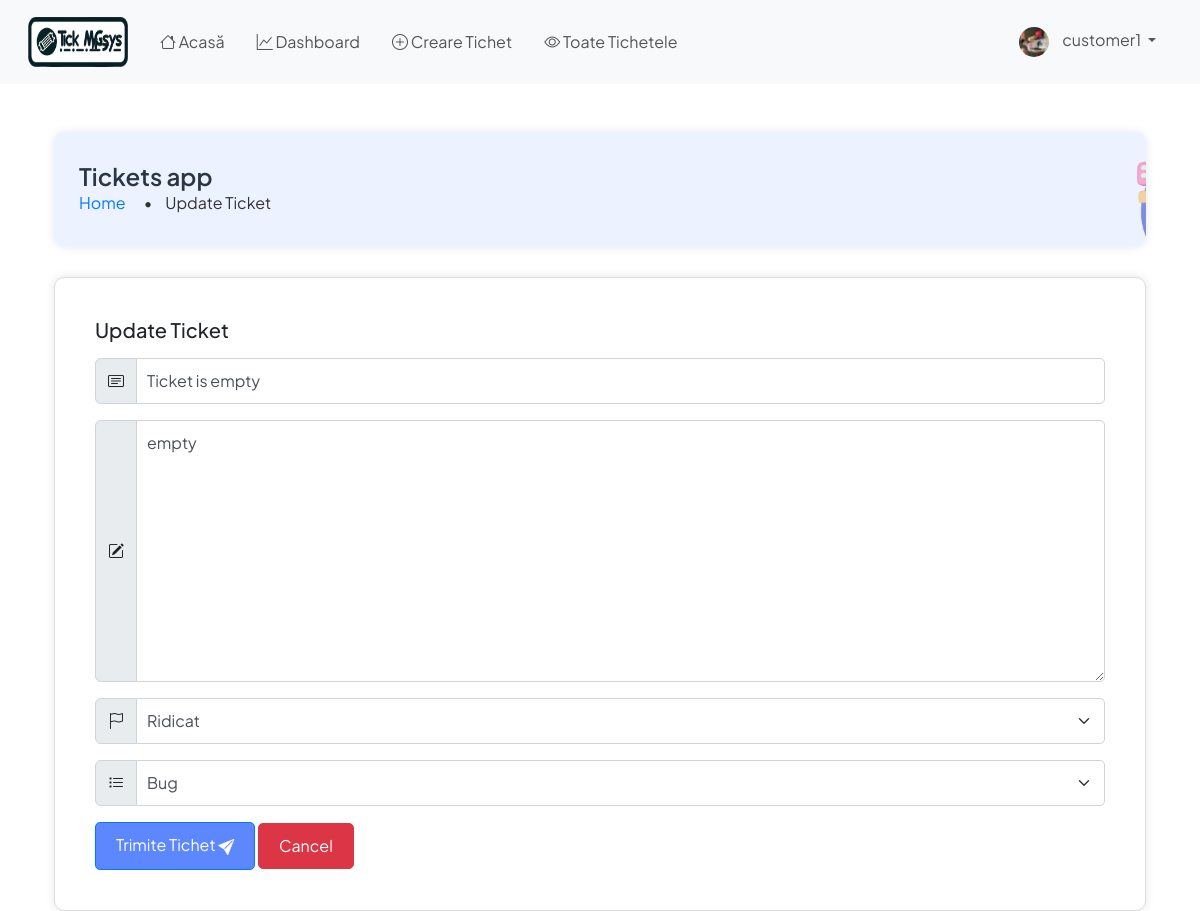
/ticket/update-ticket/85/ (signed in), run on the app's committed database.
### users/models.py (models this page shows, shortened)
class User(AbstractUser):
    is_customer = models.BooleanField(default=False)
    is_engineer = models.BooleanField(default=False)
    is_admin = models.BooleanField(default=False)  # New field for admin users
    profile_image = models.ImageField(upload_to='profile_images/', default='profile_images/default.png')

### ticket/models.py (models this page shows, shortened)
class Ticket(models.Model):
    PRIORITY_CHOICES = (
        ('Very Low', 'Foarte Scăzut'),
        ('Low', 'Scăzut'),
        ('Medium', 'Mediu'),
        ('High', 'Ridicat'),
        ('Very High', 'Foarte Ridicat'),
    )
    CATEGORY_CHOICES = (
        ('Bug', 'Bug'),
        ('Feature Request', 'Cerere Funcționalitate'),
        ('Customer Support', 'Suport Client'),
        ('Sales', 'Vânzări'),
        ('Feedback', 'Feedback'),
        ('Other', 'Altele'),
    )
    STATUS_CHOICES = (
        ('Active', 'Activ'),
        ('Completed', 'Completat'),
        ('Pending', 'În așteptare'),
    )
    id = models.AutoField(primary_key=True)
    title = models.CharField(max_length=100, validators=[MaxLengthValidator(100)], unique=True)
    description = models.TextField()
    priority = models.CharField(max_length=9, choices=PRIORITY_CHOICES, default='Low')
    category = models.CharField(max_length=20, choices=CATEGORY_CHOICES, default='Other')
    created_by = models.ForeignKey(User, on_delete=models.CASCADE, related_name='tickets_created', editable=False)
    date_created = models.DateTimeField(auto_now_add=True)
    assigned_to = models.ForeignKey(User, on_delete=models.DO_NOTHING, null=True, blank=True,
                                    related_name='tickets_assigned')
    is_resolved = models.BooleanField(default=False)
    accepted_date = models.DateTimeField(null=True, blank=True)
    closed_date = models.DateTimeField(null=True, blank=True)
    ticket_status = models.CharField(max_length=20, choices=STATUS_CHOICES, default='Pending')
    updated_at = models.DateTimeField(auto_now=True)
    class Meta:
        verbose_name = "Ticket"
        verbose_name_plural = "Tickets"
        ordering = ['-date_created']
        unique_together = ('title', 'created_by')
        indexes = [
            models.Index(fields=['priority']),
            models.Index(fields=['category']),
            models.Index(fields=['ticket_status']),
            models.Index(fields=['date_created']),
            models.Index(fields=['updated_at']),
        ]

### ticket/views.py (the view)
# urls.py: path('update-ticket/<int:pk>/', views.update_ticket, name='update-ticket'),
@login_required
def update_ticket(request, pk):
    ticket = Ticket.objects.get(pk=pk)
    if not ticket.is_resolved:
        if request.method == 'POST':
            form = UpdateTicketForm(request.POST, instance=ticket)
            if form.is_valid():
                form.save()
                messages.info(request,
                              "Modificările la tichetul dumneavoastră au fost actualizate cu succes. Modificările au fost salvate!")
                return redirect('dashboard')
            else:
                messages.warning(request, 'Ceva nu a mers bine. Vă rugăm să încercați din nou!')
                return redirect('create-ticket')
        else:
            form = UpdateTicketForm(instance=ticket)
            context = {'form': form}
            return render(request, 'ticket/update_ticket.html', context)
    else:
        return messages.warning(request, 'Nu puteți face modificări!')

### ticket/form.py
class UpdateTicketForm(forms.ModelForm):
    class Meta:
        model = Ticket
        fields = ['title', 'description', 'priority', 'category']

### templates/ticket/update_ticket.html (shortened to what this page needs)
{% extends 'base.html' %}
{% load widget_tweaks %}
{% load static %}
{% block content %}
<div class="container mt-5">
  <div class="header-box">
    <div class="header-content">
      <h1 class="header-title">Tickets app</h1>
      <nav class="breadcrumb">
        <a href="{% url 'home' %}" class="breadcrumb-item">Home</a>
        <span class="breadcrumb-item active">Update Ticket</span>
        <img src="{% static 'images/breadcrumb.png' %}" alt="Breadcrumb Icon" class="breadcrumb-icon">
      </nav>
    </div>
  </div>
  <div class="content-box">
          <div class="card-body">
            <h5 class="card-title mb-3">Update Ticket</h5>
            <form method="POST">
                <div class="mb-3 input-group">
                  <span class="input-group-text"><i class="bi bi-card-text"></i></span>
                  {% render_field form.title class="form-control" placeholder="Rezumați problema" %}
                </div>
                <div class="mb-3 input-group">
                  <span class="input-group-text"><i class="bi bi-pencil-square"></i></span>
                  {% render_field form.description class="form-control" placeholder="Detaliați problema" %}
                </div>
                <div class="mb-3 input-group">
                  <span class="input-group-text"><i class="bi bi-flag"></i></span>
                  {% render_field form.priority class="form-select" %}
                </div>
                <div class="mb-3 input-group">
                  <span class="input-group-text"><i class="bi bi-list-task"></i></span>
                  {% render_field form.category class="form-select" %}
                </div>
                <button type="submit" class="btn btn-primary btn-block">Trimite Tichet  <i class="bi bi-send-fill"></i>
                </button>
                  <a href="{% url 'all-tickets' %}" class="btn btn-delete-ticket btn-block">Cancel</a>
              </form>
    </div>
  </div>
</div>
{% endblock content %}

### templates/base.html (shortened to what this page needs)
{% load static %}
<!DOCTYPE html>
<html lang="ro">
  <head>
    <link
      href="https://cdn.jsdelivr.net/npm/bootstrap@5.2.3/dist/css/bootstrap.min.css"
      rel="stylesheet"
    />
    <link
      rel="stylesheet"
      href="https://cdnjs.cloudflare.com/ajax/libs/font-awesome/6.0.0-beta3/css/all.min.css"
    />
    <link
      rel="stylesheet"
      href="https://cdnjs.cloudflare.com/ajax/libs/bootstrap-icons/1.8.1/font/bootstrap-icons.min.css"
    />
    <link rel="stylesheet" href="{% static 'styles/main.css' %}?v=1" />
  </head>
  <body>
    {% if request.user.is_customer %}
    <nav class="navbar navbar-expand-lg navbar-light bg-light">
      <div class="container-fluid">
        <a class="navbar-brand" href="/">
          <img
            class="logo"
            src="{% static 'images/logo.png' %}"
            alt="Tick MNGsys"
          />
        </a>
        <div class="collapse navbar-collapse" id="navbarContent">
          <ul class="navbar-nav me-auto mb-2 mb-lg-0">
            <li class="nav-item">
              <a
                class="nav-link {% if request.resolver_match.url_name == 'home' %}active{% endif %}"
                href="/"
                ><i class="bi bi-house"></i> Acasă</a
              >
            </li>
           <li class="nav-item">
              <a
                class="nav-link {% if request.resolver_match.url_name == 'dashboard' %}active{% endif %}"
                href="{% url 'dashboard' %}"
                ><i class="bi bi-graph-up"></i> Dashboard</a
              >
            </li>
            <li class="nav-item">
              <a
                class="nav-link {% if request.resolver_match.url_name == 'create-ticket' %}active{% endif %}"
                href="{% url 'create-ticket' %}"
                ><i class="bi bi-plus-circle"></i> Creare Tichet</a
              >
            </li>
            <li class="nav-item">
              <a
                class="nav-link {% if request.resolver_match.url_name == 'all-tickets' %}active{% endif %}"
                href="{% url 'all-tickets' %}"
                ><i class="bi bi-eye"></i> Toate Tichetele</a
              >
            </li>
          </ul>
          <ul class="navbar-nav ms-auto mb-2 mb-lg-0">
            <li class="nav-item dropdown">
              <a
                class="nav-link dropdown-toggle"
                href="#"
                id="navbarDropdown"
                role="button"
                data-bs-toggle="dropdown"
                aria-expanded="false"
              >
                <img
                  src="{{ request.user.profile_image.url }}"
                  alt="Profile Image"
                  class="profile-image"
                />
                {{ request.user.username }}
              </a>
            </li>
          </ul>
        </div>
      </div>
    </nav>
{% endif %}
    <div class="container mt-5">
       {% block content %}{% endblock %}
    </div>
  </body>
</html>

### static/styles/main.css (style rules this page uses)
.logo { width: 100px; height: 50px; }
.profile-image { width: 34px; height: 34px; border-radius: 50%; object-fit: cover; }
.card-body { padding: 20px; font-size: 16px; }
.btn { font-size: 0.8rem; padding: 5px 8px; }
.btn i { vertical-align: middle; }
.content-box { border: 1px solid #ddd; border-radius: 10px; padding: 20px; background-color: #fff; box-shadow: 0 0 10px rgba(0, 0, 0, 0.1); }
.header-box { height: 115px; box-sizing: border-box; display: flex; flex-flow:wrap; width: 100%; background-color: rgb(236, 242,255); border-radius: 12px; padding: 30px 25px 20px; margin-bottom: 30px; position: relative; overflow: hidden; box-shadow: 0 0 10px rgba(0, 0, 0, 0.1); }
.header-content { display: flex; flex-direction: column; }
.header-title { margin: 0; font-size: 24px; font-weight: bold; color: #333; }
.breadcrumb { margin: 0; padding: 0; background: none; list-style: none; display: flex; align-items: center; }
.breadcrumb-item { color: #007bff; text-decoration: none; margin-right: 5px; }
.breadcrumb-item.active { color: #333; }
.breadcrumb-item + .breadcrumb-item::before { content: '•'; margin: 0 5px; color: #333; }
.breadcrumb img.breadcrumb-icon { position: absolute; margin-top: 15px; margin-left: 1055px; width: 165px; height: 165px; object-fit: contain; border-radius: 5px; }
.profile-image { width: 30px; height: 30px; border-radius: 50%; margin-right: 10px; vertical-align: middle; }
.navbar { background-color: #FAFAFC; padding: 0.75rem 1rem; z-index: 999; display: flex; justify-content: center; align-items: center; }
.navbar .navbar-brand { font-size: 1.5rem; color: #333; }
.navbar .navbar-nav .nav-link { color: #555; padding: 0.5rem 1rem; }
.navbar .profile-image { width: 30px; height: 30px; border-radius: 50%; }
.header-title { font-weight: 600; color: #2A3547; }
.btn-primary { background-color: #007bff; border-color: #007bff; color: white; padding: 10px 20px; font-size: 16px; border-radius: 5px; transition: background-color 0.3s, box-shadow 0.3s; }
.btn-delete-ticket { background-color: #dc3545; border-color: #dc3545; color: white; padding: 10px 20px; font-size: 16px; border-radius: 5px; transition: background-color 0.3s, box-shadow 0.3s; }
.form-control { border-radius: 5px; padding: 10px; border: 1px solid #ced4da; font-size: 16px; color: #495057; }
.form-select { border-radius: 5px; padding: 10px; border: 1px solid #ced4da; font-size: 16px; color: #495057; }
.btn-primary { background-color: #5d87ff; color: white; padding: 10px 20px; font-size: 16px; transition: background-color 0.3s, box-shadow 0.3s; }
body { font-family: "Plus Jakarta Sans", sans-serif; font-optical-sizing: auto; font-weight: 400; font-style: normal; }

### data on the page
User: user.profile_image (picture), user.username "customer1"
Ticket: title "Ticket is empty", description "empty", priority "Ridicat", category "Bug"
